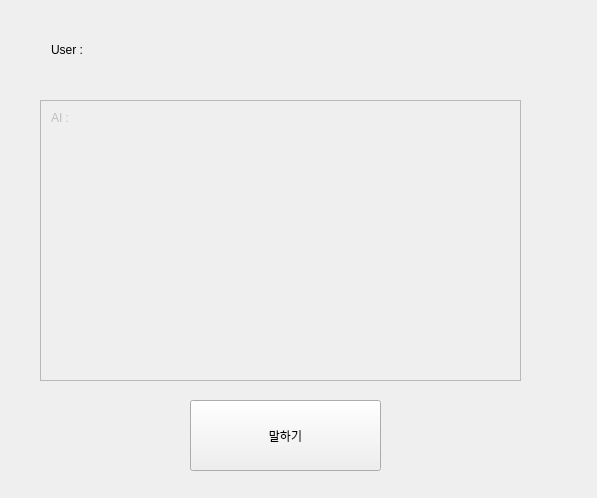
<?xml version="1.0" encoding="UTF-8"?>
<ui version="4.0">
 <class>GUIMainClass</class>
 <widget class="QMainWindow" name="GUIMainClass">
  <property name="geometry">
   <rect>
    <x>0</x>
    <y>0</y>
    <width>597</width>
    <height>498</height>
   </rect>
  </property>
  <property name="windowTitle">
   <string>GUIMain</string>
  </property>
  <widget class="QWidget" name="centralWidget">
   <widget class="QPushButton" name="pushButton">
    <property name="geometry">
     <rect>
      <x>190</x>
      <y>400</y>
      <width>191</width>
      <height>71</height>
     </rect>
    </property>
    <property name="text">
     <string>말하기</string>
    </property>
   </widget>
   <widget class="QWidget" name="verticalLayoutWidget_2">
    <property name="geometry">
     <rect>
      <x>40</x>
      <y>10</y>
      <width>481</width>
      <height>80</height>
     </rect>
    </property>
    <layout class="QVBoxLayout" name="verticalLayout_2">
     <item>
      <widget class="QLabel" name="user_input">
       <property name="text">
        <string>User :</string>
       </property>
       <property name="textFormat">
        <enum>Qt::PlainText</enum>
       </property>
      </widget>
     </item>
    </layout>
   </widget>
   <widget class="QScrollArea" name="scrollArea">
    <property name="geometry">
     <rect>
      <x>40</x>
      <y>100</y>
      <width>481</width>
      <height>281</height>
     </rect>
    </property>
    <property name="widgetResizable">
     <bool>true</bool>
    </property>
    <widget class="QWidget" name="scrollAreaWidgetContents">
     <property name="enabled">
      <bool>false</bool>
     </property>
     <property name="geometry">
      <rect>
       <x>0</x>
       <y>0</y>
       <width>479</width>
       <height>279</height>
      </rect>
     </property>
     <property name="autoFillBackground">
      <bool>true</bool>
     </property>
     <widget class="QWidget" name="verticalLayoutWidget">
      <property name="geometry">
       <rect>
        <x>-1</x>
        <y>-1</y>
        <width>481</width>
        <height>281</height>
       </rect>
      </property>
      <layout class="QVBoxLayout" name="verticalLayout">
       <item>
        <widget class="QLabel" name="gpt_answer">
         <property name="text">
          <string>AI : </string>
         </property>
         <property name="textFormat">
          <enum>Qt::PlainText</enum>
         </property>
         <property name="alignment">
          <set>Qt::AlignLeading|Qt::AlignLeft|Qt::AlignTop</set>
         </property>
         <property name="wordWrap">
          <bool>true</bool>
         </property>
        </widget>
       </item>
      </layout>
     </widget>
    </widget>
   </widget>
  </widget>
 </widget>
 <layoutdefault spacing="6" margin="11"/>
 <resources>
  <include location="GUIMain.qrc"/>
 </resources>
 <connections/>
</ui>
